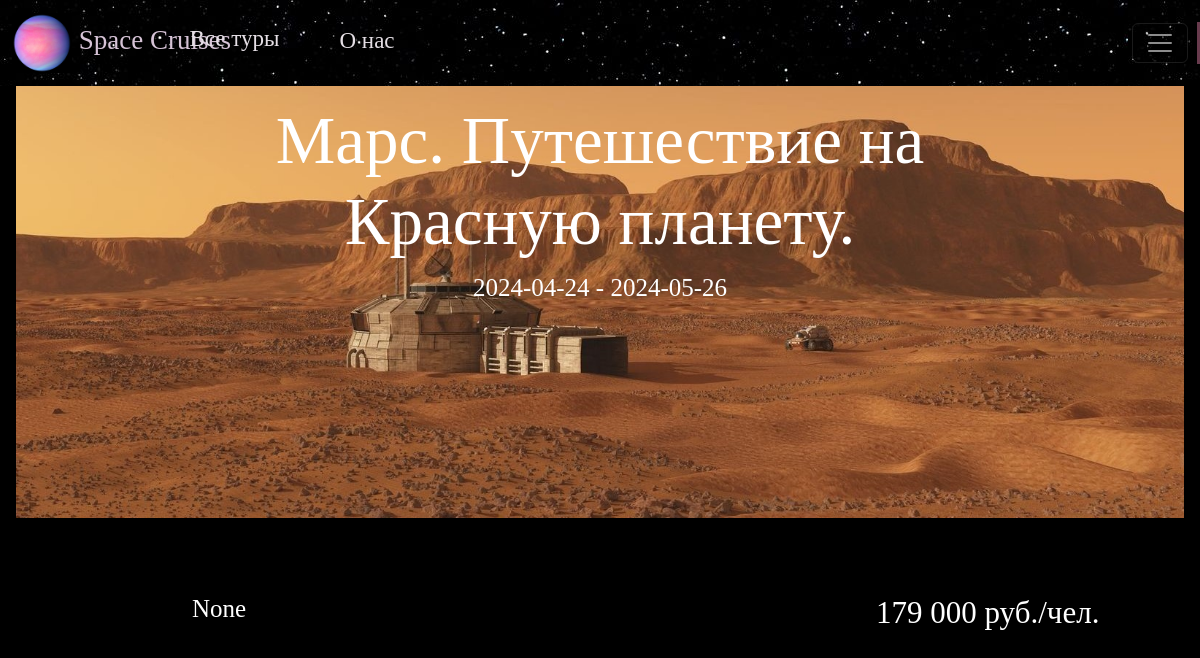
Screenshot of /more_detailed/1 (signed in) with the database file from the repository.
### data/tours_form.py (models this page shows)
class Tour(SqlAlchemyBase, SerializerMixin):
    __tablename__ = 'tours'
    id = sqlalchemy.Column(sqlalchemy.Integer, primary_key=True, autoincrement=True)
    name = sqlalchemy.Column(sqlalchemy.String, nullable=True)
    discription = sqlalchemy.Column(sqlalchemy.String, nullable=True)
    start_date = sqlalchemy.Column(sqlalchemy.DateTime)
    end_date = sqlalchemy.Column(sqlalchemy.DateTime)
    image = sqlalchemy.Column(sqlalchemy.String, nullable=True)
    price = sqlalchemy.Column(sqlalchemy.Integer, nullable=True)
    full_description = sqlalchemy.Column(sqlalchemy.String, nullable=True)

### main.py (the view)
@app.route('/more_detailed/<int:id>')
def more_detailed(id):  # Подробнее о туре
    db_sess = create_session()
    tour = db_sess.query(Tour).filter(Tour.id == id).first()
    return render_template("more_detailed.html", tour=tour)

### data/db_session.py (called while the page is built)
def create_session() -> Session:
    global __factory
    return __factory()

### main.py (called while the page is built)
@login_manager.user_loader
def load_user(user_id):  # Функция для получения пользователя
    db_sess = create_session()
    return db_sess.query(User).get(user_id)

### templates/more_detailed.html (shortened to what this page needs)
{% extends "base.html" %}
{% block content %}
<div id="carouselExampleCaptions" class="carousel slide">
    <div class="carousel-inner">
        <div class="carousel-item active">
            <img src="{{tour.image}}" class="d-block w-100" alt="...">
            <div class="carousel-caption" id="carousel-caption">
                <h2 style="font-family:century gothic;font-size:67px;color:white">{{ tour.name }}</h2>
                <p style="font-family:century gothic;font-size:25px">{{tour.start_date.date()}} -
                    {{tour.end_date.date()}}</p>
            </div>
        </div>
    </div>
</div>
<br>
<br>
<br>
<div>
    <div style="color: white; width: 800px;font-family:century gothic;font-size:25px;position: absolute;left:16%">{{
        tour.full_description }}
    </div>
    <p style="color:white;font-family:century gothic;font-size:31px;position: absolute;left:73%;width:300px;height:70px"
            >{{ tour.price }} руб./чел.
    </p>
</div>
{% endblock %}

### static/css/style.css (style rules this page uses)
* { box-sizing: border-box; }
#carousel-caption { position: absolute; bottom: 35%; z-index: 20; }

### rows the page displays
Tour: image (picture), name "Марс. Путешествие на Красную планету.", start_date "2024-04-24", end_date "2024-05-26", full_description "None", price "179 000"
